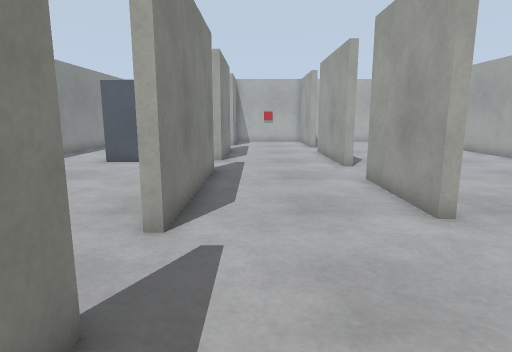
[1] (above)

23 first-person views from a walk through a robot-simulator world made for Gazebo. The camera is 1 m above the floor, tilts 10° down and sees 75° across. The floor is counted in squares, 0.5 m on a side. Each view is taken from the middle of a square. On the plan, view 1 faces up. The plan holds only what a view shows up to about 18 squares ahead; the rest is blank.

[2]
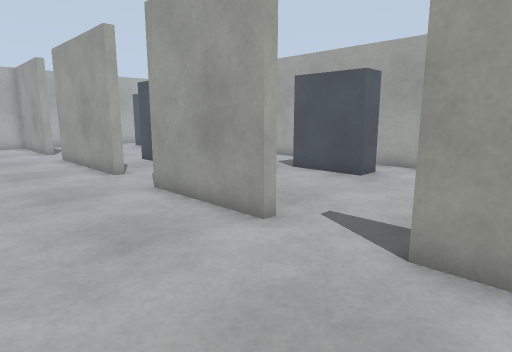

[3]
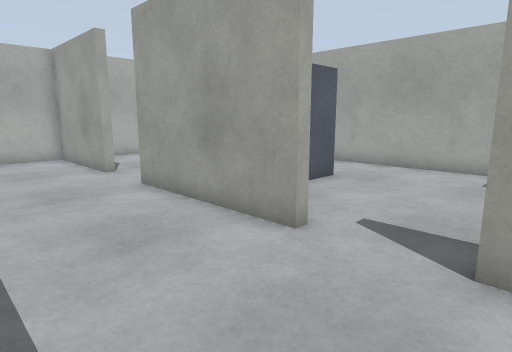

[4]
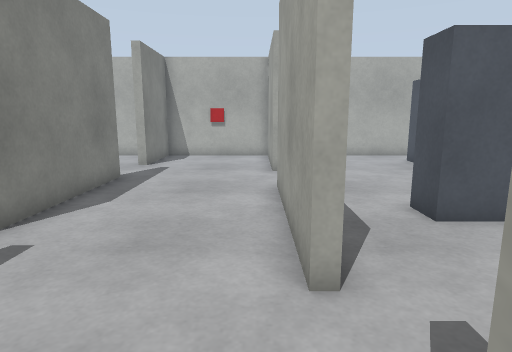

[5]
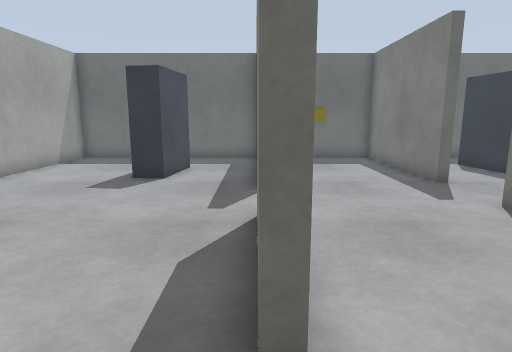

[6]
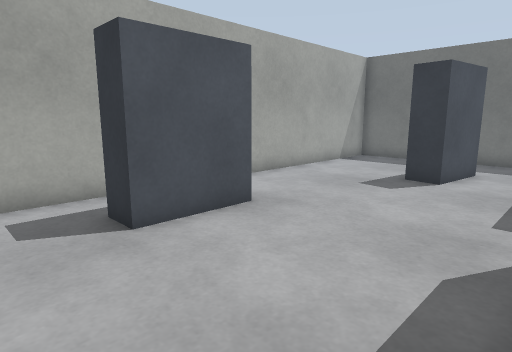

[7]
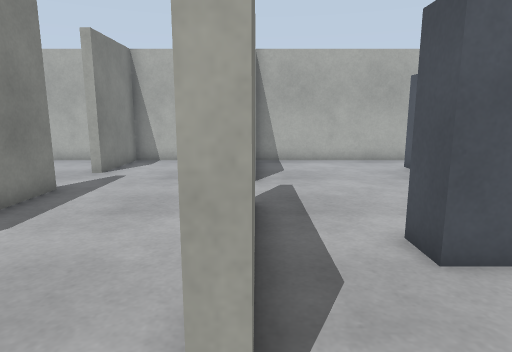

[8]
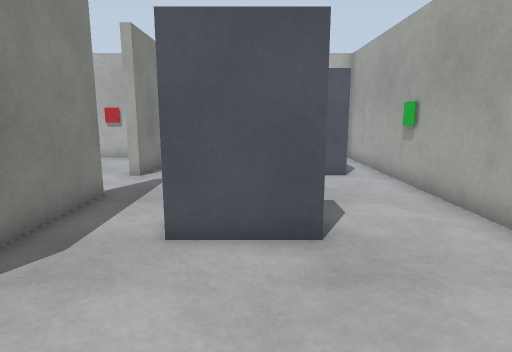

[9]
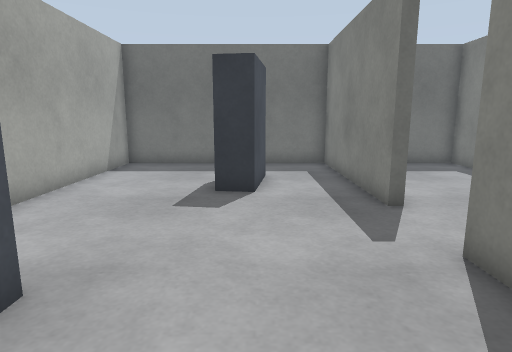

[10]
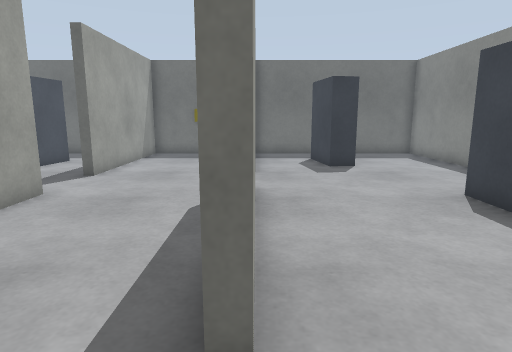

[11]
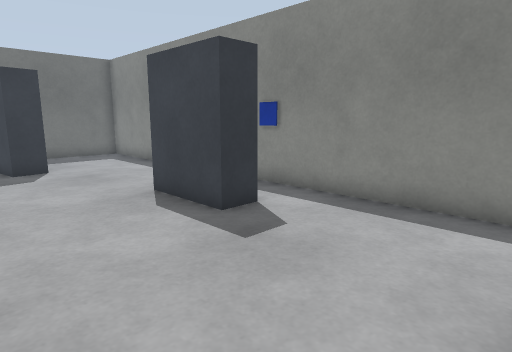

[12]
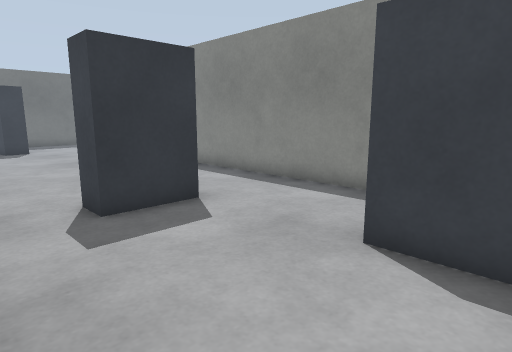

[13]
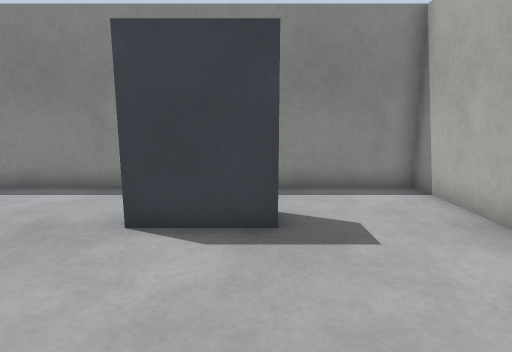

[14]
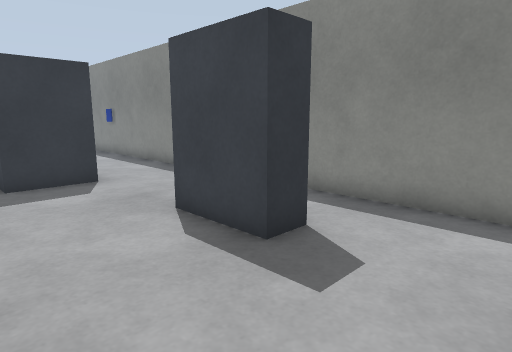

[15]
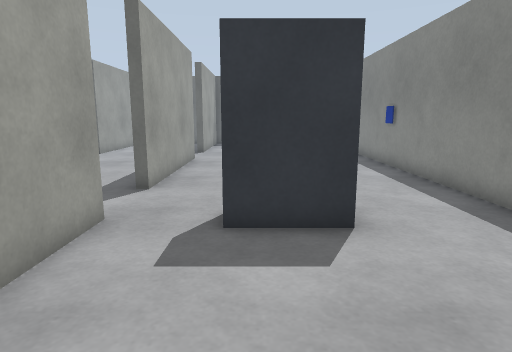

[16]
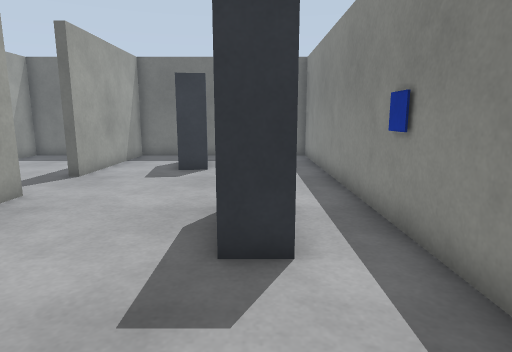

[17]
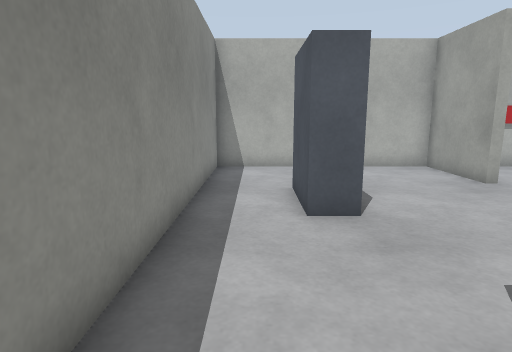

[18]
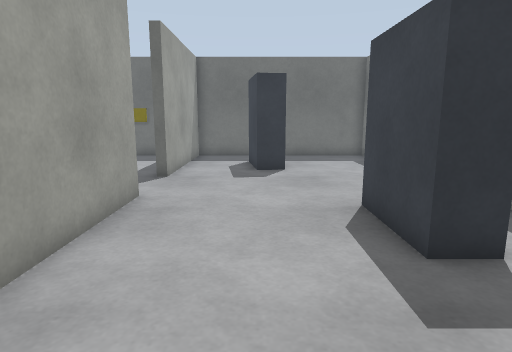

[19]
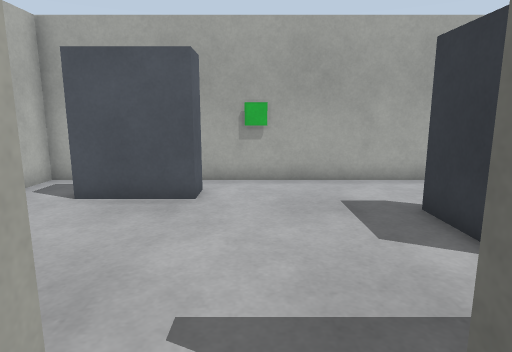

[20]
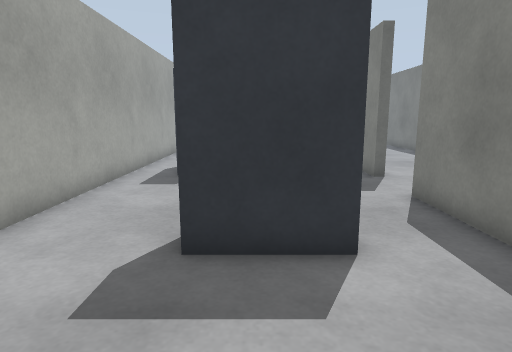

[21]
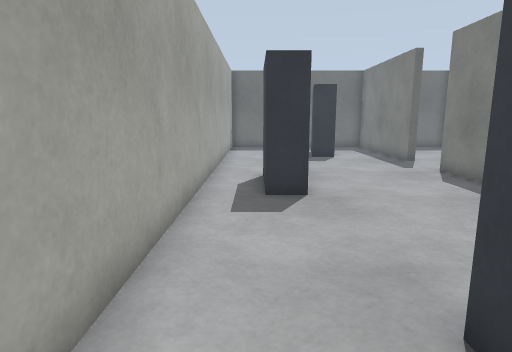

[22]
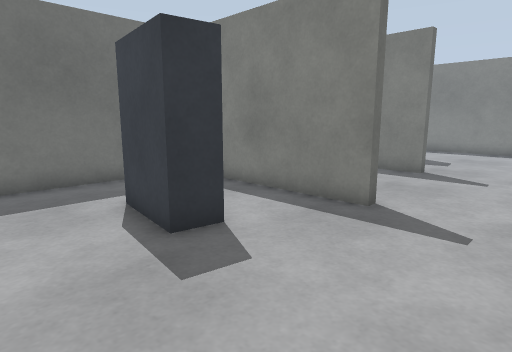

[23]
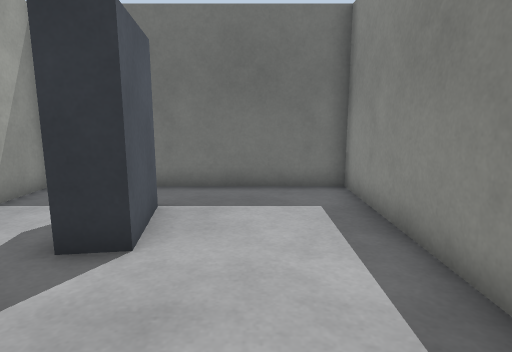

### Floor plan
Points are (right, up) in squares from view 1. A wall is a line through its corners. A room is listed if a view was taken in it or the views show most of it. See-through windows are left out.
Room 1 (views 1, 2, 3, 4, 5, 6, 7, 8, 9, 10, 12, 13, 19, 20, 21, 22)
walls: (4, 10.8) (4, 6.4) (3.6, 6.4) (3.6, 10.8) (4, 10.8); (-2, 12.8) (-1.6, 12.8) (-1.6, 5.6) (-2, 5.6); (4, 19.6) (4, 13.6) (3.6, 13.6) (3.6, 19.6); (3.6, 22.4) (3.6, 27.6) (-1.6, 27.6) (-1.6, 24) (-2, 24); (-1.6, 2.9) (-1.6, -3.6) (3.6, -3.6) (3.6, 3.6) (4, 3.6) (4, -3.6) (12.6, -3.6) (12.6, 27.6) (4, 27.6); (-1.6, 21.2) (-1.6, 15.6) (-2, 15.6); (4, 25.1) (4, 22.4)
ways out: opening at (-2, 4) to room 2; opening at (-2, 14) to room 2; opening at (-2, 23) to room 2
objects: cabinet (7, 0) to (8, 2); cabinet (7, 17) to (9, 17); cabinet (10, 8) to (10, 10); cabinet (10, 23) to (11, 25)
Room 2 (views 11, 14, 15, 16, 17, 18, 23)
walls: (-2, 15.6) (-2, 18.4); (-2, 5.6) (-2, 12.8); (-2, 24) (-2, 27.6) (-10.6, 27.6) (-10.6, -3.6) (-2, -3.6) (-2, 2.9)
ways out: opening at (-2, 4) to room 1; opening at (-2, 14) to room 1; opening at (-2, 23) to room 1
objects: cabinet (-8, 7) to (-8, 9); cabinet (-8, 21) to (-7, 23); cabinet (-7, 15) to (-5, 16); cabinet (-6, -1) to (-5, 1)

Where each view was taken, in squares from view 1:
view 1: 0 up, 0 right, facing up
view 2: 2 up, 1 left, facing up-right
view 3: 10 up, 1 left, facing up-right
view 4: 10 up, 3 right, facing up
view 5: 13 up, 4 right, facing down
view 6: 13 up, 4 right, facing down-right
view 7: 12 up, 4 right, facing up
view 8: 11 up, 8 right, facing up
view 9: 11 up, 7 right, facing down
view 10: 15 up, 2 left, facing down
view 11: 15 up, 3 left, facing down-left
view 12: 23 up, 2 left, facing down-left
view 13: 23 up, 1 left, facing left
view 14: 27 up, 3 left, facing down-left
view 15: 22 up, 5 left, facing down
view 16: 14 up, 8 left, facing down
view 17: 14 up, 9 left, facing up
view 18: 14 up, 5 left, facing down
view 19: 21 up, 2 right, facing right
view 20: 22 up, 8 right, facing down
view 21: 19 up, 11 right, facing down
view 22: 7 up, 11 right, facing down-left
view 23: 6 up, 8 left, facing down
